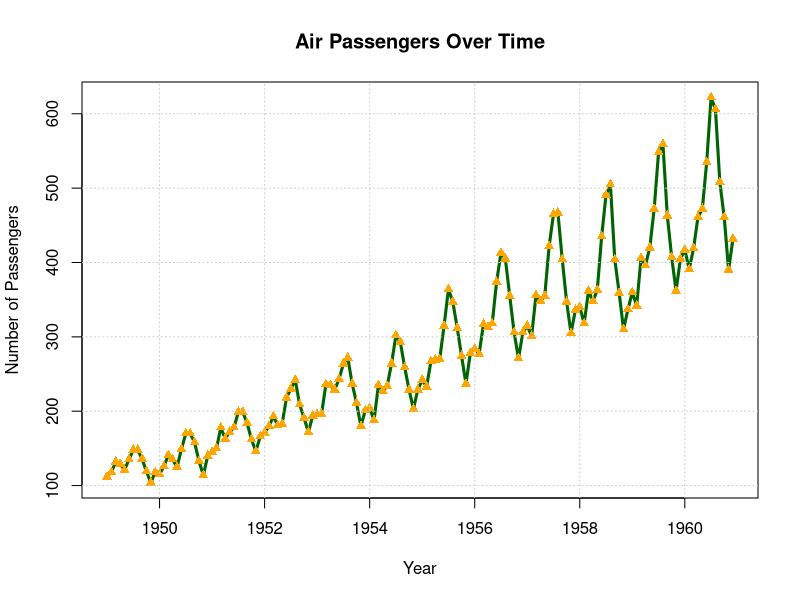
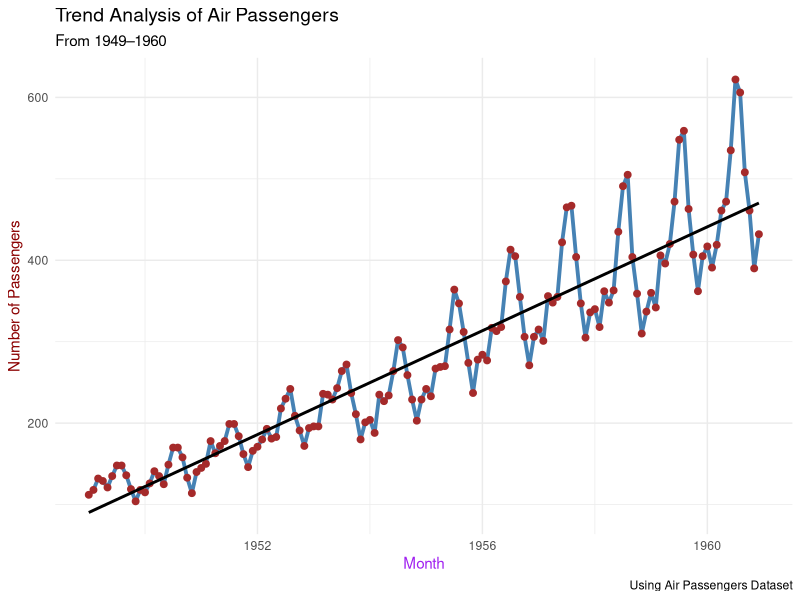

Reproduce these figures in R, in order.
# ----------------------------------------------------
# Air Passengers Data Visualization using R
# Line Chart Plotting
# ----------------------------------------------------

# Load required library
library(ggplot2)

# Load built-in dataset
data("AirPassengers")

# ----------------------------------------------------
# Convert dataset to data frame
# ----------------------------------------------------

ap_df <- data.frame(
  Year = as.numeric(time(AirPassengers)),
  Passengers = as.numeric(AirPassengers)
)

# ----------------------------------------------------
# Base R Line Plot (NEW COLORS)
# ----------------------------------------------------

plot(
  AirPassengers,
  type = "l",
  lwd = 3,
  col = "darkgreen",
  main = "Air Passengers Over Time",
  xlab = "Year",
  ylab = "Number of Passengers"
)

points(
  AirPassengers,
  pch = 17,
  col = "orange"
)

grid(col = "gray80")

# ----------------------------------------------------
# ggplot2 Line Plot with Trend Line (NEW COLORS)
# ----------------------------------------------------

ggplot(ap_df, aes(x = Year, y = Passengers)) +
  geom_line(color = "steelblue", linewidth = 1.3) +
  geom_point(color = "brown", size = 2) +
  geom_smooth(method = "lm", se = FALSE, color = "black") +
  labs(
    title = "Trend Analysis of Air Passengers",
    subtitle = "From 1949–1960",
    caption = "Using Air Passengers Dataset",
    x = "Month",
    y = "Number of Passengers"
  ) +
  theme_minimal() +
  theme(
    axis.title.x = element_text(color = "purple"),
    axis.title.y = element_text(color = "darkred"),
    plot.title = element_text(size = 14)
  )
